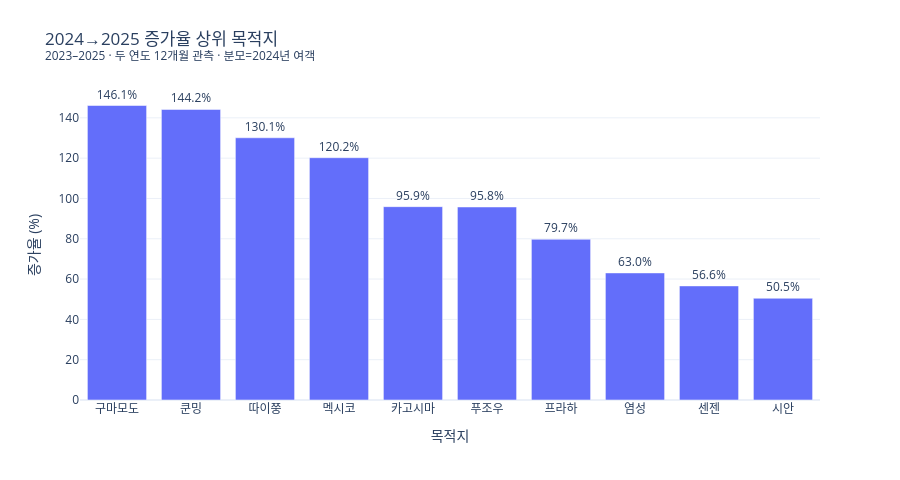

The notebook cell saved with this chart:
### Code cell
fig=px.bar(rate_top10,x='dest',y='rate_pct',text='rate_label',
           custom_data=['passengers_2024','passengers_2025','increase'],
           title=chart_title('2024→2025 증가율 상위 목적지','두 연도 12개월 관측 · 분모=2024년 여객'),
           labels={'dest':'목적지','rate_pct':'증가율 (%)'},template=PLOTLY_TEMPLATE)
fig.update_traces(textposition='outside',cliponaxis=False,
                  hovertemplate='목적지=%{x}<br>2024년=%{customdata[0]:,.0f}명<br>2025년=%{customdata[1]:,.0f}명<br>증가 인원=%{customdata[2]:,.0f}명<br>증가율=%{y:.1f}%<extra></extra>')
fig.update_layout(height=480,margin=dict(t=90))
fig.show()

### Figure 1 — Plotly figure (JSON) as saved in the notebook; plotly's stock layout.template omitted (floating-point values rounded to 4 significant figures)
{"data": [{"cliponaxis": false, "customdata": [[65020.0, 160000.0, 95000.0], [19620.0, 47900.0, 28280.0], [68490.0, 157600.0, 89100.0], [31400.0, 69140.0, 37740.0], [37970.0, 74390.0, 36420.0], [29540.0, 57840.0, 28290.0], [45990.0, 82670.0, 36680.0], [7388.0, 12050.0, 4658.0], [210300.0, 329400.0, 119100.0], [89020.0, 134000.0, 44940.0]], "hovertemplate": "목적지=%{x}<br>2024년=%{customdata[0]:,.0f}명<br>2025년=%{customdata[1]:,.0f}명<br>증가 인원=%{customdata[2]:,.0f}명<br>증가율=%{y:.1f}%<extra></extra>", "legendgroup": "", "marker": {"color": "#636efa", "pattern": {"shape": ""}}, "name": "", "orientation": "v", "showlegend": false, "text": ["146.1%", "144.2%", "130.1%", "120.2%", "95.9%", "95.8%", "79.7%", "63.0%", "56.6%", "50.5%"], "textposition": "outside", "type": "bar", "x": ["구마모도", "쿤밍", "따이쭝", "멕시코", "카고시마", "푸조우", "프라하", "염성", "센젠", "시안"], "xaxis": "x", "y": [146.1, 144.2, 130.1, 120.2, 95.92, 95.76, 79.74, 63.05, 56.61, 50.48], "yaxis": "y"}], "layout": {"barmode": "relative", "height": 480, "legend": {"tracegroupgap": 0}, "margin": {"t": 90}, "title": {"text": "2024→2025 증가율 상위 목적지<br><sup>2023–2025 · 두 연도 12개월 관측 · 분모=2024년 여객</sup>"}, "xaxis": {"anchor": "y", "domain": [0.0, 1.0], "title": {"text": "목적지"}}, "yaxis": {"anchor": "x", "domain": [0.0, 1.0], "title": {"text": "증가율 (%)"}}}}
